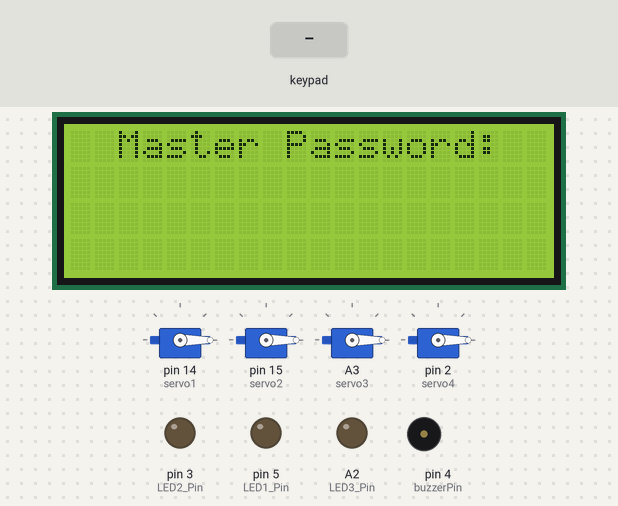
This sketch was run on a simulated Arduino Uno, built with avr-gcc and run on an emulated ATmega328P. Parts: 20×4 character LCD, 4 × servo, output pins drawn as LEDs (lit = HIGH), buzzer (waves = sounding, pin HIGH). The inputs (shaded band) are chosen by the test bench. What the sketch prints to the serial monitor is not drawn.

Above: at 4.3 s.
4.4 s: keypad keys 1 3 1 2 1 1 1 0 # pressed 0.4 s apart
At 7.3 s:
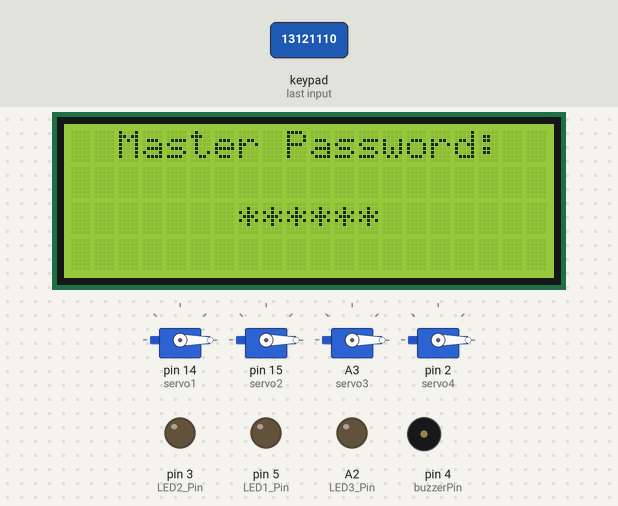
9.5 s: keypad keys 1 3 4 6 7 9 # pressed 0.4 s apart
At 12.6 s:
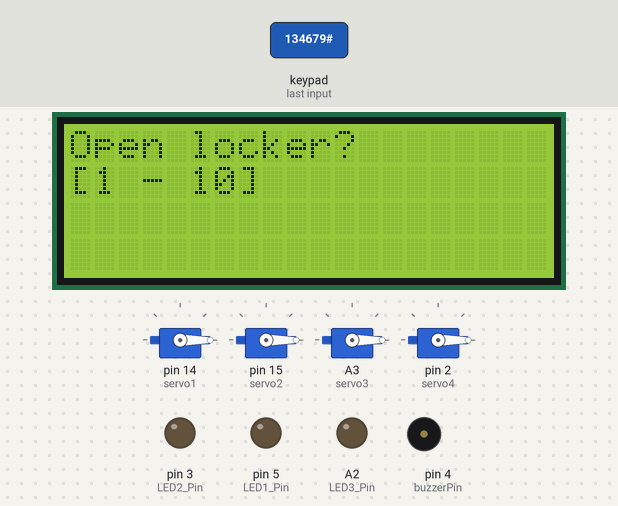
13.8 s: key 'A' pressed
At 15.0 s:
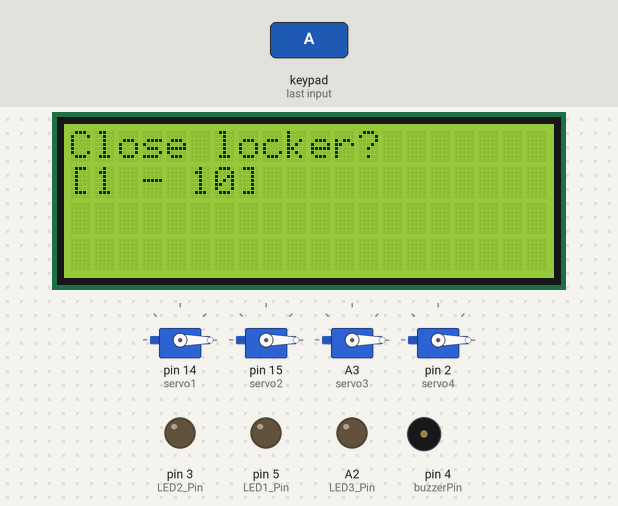
15.3 s: key 'B' pressed
At 15.6 s:
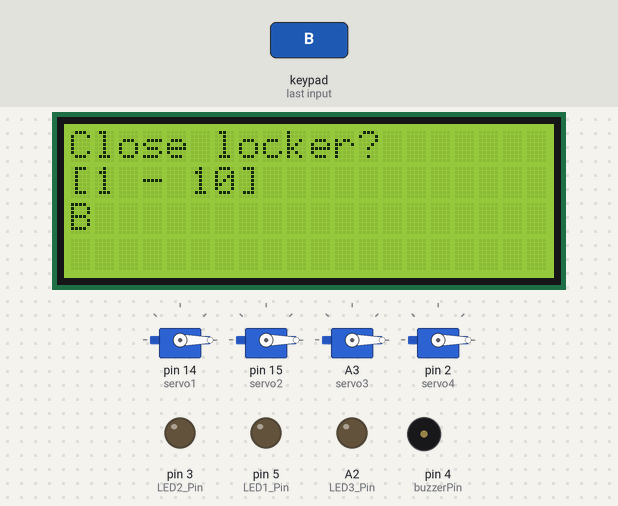
16.8 s: key 'C' pressed
18.3 s: keypad keys 1 3 4 6 7 9 * pressed 0.4 s apart
At 21.0 s:
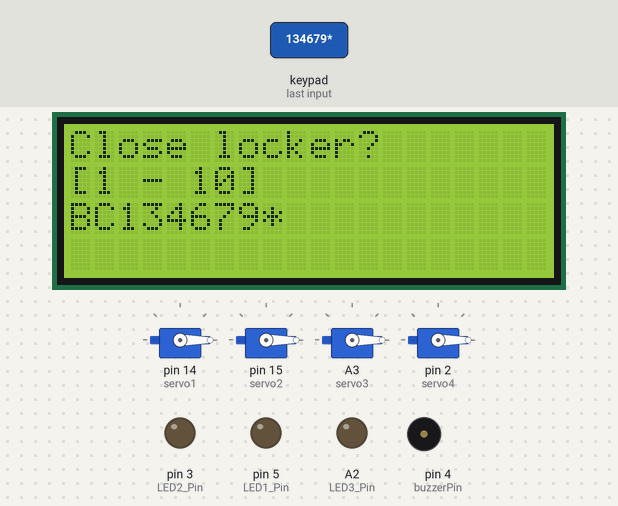
Timing chart, 0 to 22.5 s (numbered marks = the images above; inputs shaded):
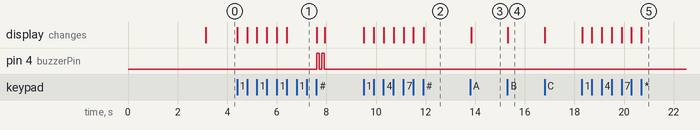

Measured:
- after the input at 4.4 s, pin 4 (buzzerPin): alternates HIGH for 0.10 s and LOW for 0.10 s, 4 changes in all, then stays LOW, starting after 3.2 s; the display: first changes at once (image 1 shows a later state)
- after the input at 9.5 s, the display: first changes at once (image 2 shows a later state)
- after the input at 13.8 s, the display: changes after 0.05 s (image 3)
- after the input at 15.3 s, the display: changes at once (image 4)
- after the input at 18.3 s, the display: first changes at once (image 5 shows a later state)

The sketch:

locker-controller-system.ino
```cpp
// Library untuk LCD-I2C, Keypad dan Servo
// Wajib import library ini
#include <Wire.h>
#include <LiquidCrystal_I2C.h>
#include <Keypad.h>
#include <Servo.h>

// Master Password
// Boleh adjust master password di sini
const char master_password[] = "134679";

// Keypad
// Untuk setting Rows dan Columns Keypad
const int ROWS = 4; //four rows
const int COLS = 4; //four columns

// Kedudukan nombor dan huruf dalam
// keypad - Matrix 2 dimensi
char keys[ROWS][COLS] = {
  {'1','2','3','A'},
  {'4','5','6','B'},
  {'7','8','9','C'},
  {'*','0','#','D'}
};

// Keypad pin ke arduino
// R1, R2, R3, R4, C1, C2, C3, C4
// Lihat gambar rajah Keypad Pinout 4x4
byte rowPins[ROWS] = {13, 12, 11, 10}; // connect to the row pinouts of the keypad
byte colPins[COLS] = {9, 8, 7, 6}; // connect to the column pinouts of the keypad

// Declare objek 'keypad' ke arah Library Keypad
Keypad keypad = Keypad(makeKeymap(keys), rowPins, colPins, ROWS, COLS);

// Set alamat LCD (Boleh guna code I2C Scanner untuk mengimbas alamat LCD)
int lcdAddress = 0x27;

// Menentukan LCD Rows dan Columns
int lcdColumns = 20;
int lcdRows = 4;

// Declare objek LCD
LiquidCrystal_I2C lcd(lcdAddress, lcdColumns, lcdRows);

// buzzer pin -> Arduino
const int buzzerPin = 4;

// LED Pin -> Arduino
const int LED1_Pin = 5;
const int LED2_Pin = 3;
const int LED3_Pin = A2;

// Servo Objek
Servo servo1;
Servo servo2;
Servo servo3;
Servo servo4;

void setup() {
  // Beritahu arduino yang kita set
  // Pin untuk buzzer sebagai output
  pinMode(buzzerPin, OUTPUT);

  // Beritahu arduino yang kita set
  // Pin untuk LED sebagai output
  pinMode(LED1_Pin, OUTPUT);
  pinMode(LED2_Pin, OUTPUT);
  pinMode(LED3_Pin, OUTPUT);

  // Declare objek 'keypad' ke arah Library Keypad
  Keypad keypad = Keypad(makeKeymap(keys), rowPins, colPins, ROWS, COLS);

  // Menghidupkan fungsi LCD
  lcd.init();

  // Mengaktifkan lampu LCD (backlight)
  lcd.backlight();

  // Set cursor LCD 0:0 dan print mesej
  lcd.setCursor(0, 0);
  lcd.print("Welcome to Locker");

  // Set cursor LCD 0:0 dan print mesej
  lcd.setCursor(0, 1);
  lcd.print("Controlled System");

  // Set cursor LCD 0:0 dan print mesej
  lcd.setCursor(0, 2);
  lcd.print("(-_-)");

  // Set cursor LCD 0:0 dan print mesej
  lcd.setCursor(2, 3);
  lcd.print("*** Loading ***");

  // Delay 3 saat
  delay(3000);

  // Kosongkan text pada LCD
  lcd.clear();

  // Mengaktifkan fungsi servo
  // mengikut pin yang ditetapkan
  servo1.attach(14); // pin 14
  servo1.write(0); // angle 0

  servo2.attach(15); // pin 15
  servo2.write(0); // angle 0

  servo3.attach(A3); // pin A3
  servo3.write(0); // angle 0

  servo4.attach(2); // pin A4
  servo4.write(0); // angle 0

  Serial.begin(9600); // Mulakan Serial Debugging pada Serial Monitor
}


// SYSTEM START
void loop() {

  // Set cursor 2:0 dan printkan
  // teks 'Master Password:'
  // lihat function - void lcd_show_keypad()
  lcd_show_keypad();

  // hadkan nombor pin sehingga 6 aksara
  // 0, 1, 2, 3, 4, 5 dan 6
  int nextColumn = 7;
  const int maxKeys = 7;
  char passwords[maxKeys];

  // mulakan urutan password dengan 0
  int keyIndex = 0;

  // while - true:
  // sentiasa loop code bahagian ini
  while (true) {

    // jika pengguna tekan sebarang kombinasi pada keypad
    // maka, arduino akan menghantar dan mencetak teks
    // pada LCD
    char key = keypad.getKey();

    if(key) {

      // jika pengguna menekan huruf 'C',
      // maka, kosongkan teks pada LCD
      // set semula urutan password kepada 0
      if(key == 'C') {
        lcd.clear();
        nextColumn = 7;
        keyIndex = 0;

        // Set semula cursor 2:0 dan cetak
        // teks 'Master Password:' pada LCD
        // lihat function - void lcd_show_keypad()
        lcd_show_keypad();
      }

      // jika pengguna menekan simbol '#',
      // maka, arduino akan mengesahkan master password
      // dengan kombinasi yang diberikan oleh
      // pengguna. Jika pengguna salah masukkan password,
      // maka, buzzer akan berbunyi dan sistem akan reset
      // semula memori supaya arduino tidak menyimpan sebarang
      // kombinasi yang ditekan oleh pengguna.
      // Jika pengesahan berjaya, maka sistem akan masuk
      // ke mod akses MASTER
      else if(key == '#'){

        if (keyIndex == sizeof(master_password) - 1) {

          if (strncmp(passwords, master_password, keyIndex) == 0) {

            Serial.println("Admin access granted!");
            master();

          } else {

            keyIndex = 0;
            password_error();
          }

          keyIndex = 0;
        }

        // jika pengguna tidak masukkan sebarang kombinasi,
        // lalu mereka menekan '#'.
        // bunyikan buzzer dan reset memori arduino supaya
        // LCD dan keypad kosong
        else {
          keyIndex = 0;
          password_error();
        }
      }

      else {

        // Setiap kali pengguna menekan kombinasi
        // selain dari 'C' dan '#', paparkan
        // kombinasi tersebut ke LCD dan
        // simpan kombinasi tersebut ke memori arduino
        if (keyIndex < maxKeys - 1) {

          passwords[keyIndex] = key;
          keyIndex++;

          for (int i = 0; i < keyIndex; i++) {
            Serial.print(passwords[i]);
          }

          lcd.setCursor(nextColumn, 2);
          lcd.print("*");
          nextColumn++;
        }
      }

      Serial.println();
    }
  }
}

// Fungsi untuk PASSWORD ERROR
// Reset LCD
// Bunyikan buzzer
// Kembali ke halaman utama
void password_error() {
  lcd.clear();
  sound_error();
  loop();
}

// FUNGSI UNTUK HALAMAN UTAMA
// Set cursor 2:0 dan printkan
// teks 'Master Password:'
void lcd_show_keypad() {
  lcd.setCursor(2, 0);
  lcd.print("Master Password:");
}

// FUNGSI UNTUK BUNYI BUZZER
// Boleh diolahkan cara bunyi mengikut
// kesesuaian
void sound_error(){
  digitalWrite(buzzerPin, HIGH);
  delay(100);
  digitalWrite(buzzerPin, LOW);
  delay(100);
  digitalWrite(buzzerPin, HIGH);
  delay(100);
  digitalWrite(buzzerPin, LOW);
}

// MOD / ZON MASTER
// ----------------------
void master(){
  Serial.println("Entering master mode...");
  lcd.clear(); // kosongkan LCD

  // mulakan urutan bacaan locker
  int lockerKeyIndex = 0;
  char lockerNumber[lockerKeyIndex];

  // sentiasa jalankan proses dibawah
  while(true){
    char key = keypad.getKey();

    // paparkan 'Open Locker?' di LCD
    // [1 - 10]
    lcd.setCursor(0, 0);
    lcd.print("Open locker?");
    lcd.setCursor(0, 1);
    lcd.print("[1 - 10]");

    if(key){

      // UNTUK LOGOUT DARI MASTER DAN
      // KEMBALI KE SKRIN UTAMA
      // Jika pengguna menekan 'D',
      // maka kosongkan LCD
      // dan kembali ke skrin utama
      if(key == 'D'){
        lcd.clear();
        loop();
      }

      // UNTUK BERALIH KE MOD CLOSE LOCKER
      // Jika pengguna menekan 'A',
      // set mod ke CLOSE LOCKER
      else if(key == 'A') {
        close_locker();
      }

      else {

        // Jika pengguna menekan '#',
        // bermaksud pengguna telah mengesahkan nombor locker
        // dan mula membuka locker
        if(key == '#'){
          lockerNumber[lockerKeyIndex] = '\0';
          int enteredNumber = atoi(lockerNumber);

          // jika pengguna salah memasukkan nombor locker,
          // bunyikan buzzer. Jika betul, mula bukakan locker
          if (enteredNumber >= 1 && enteredNumber <= 10) {
            Serial.print("You pressed: ");
            Serial.println(enteredNumber);
            open_locker(enteredNumber);

          } else {
            sound_error();
          }

          // Reset memori ke 0 untuk locker seterusnya
          lockerKeyIndex = 0;
          memset(lockerNumber, 0, sizeof(lockerNumber));
        }

        else {
          // Paparkan nombor locker yang
          // pengguna masukkan
          lockerNumber[lockerKeyIndex] = key;
          lockerKeyIndex++;
          lcd.setCursor(lockerKeyIndex - 1, 2);
          lcd.print(key);
        }
      }
    }
  }
}

// OPEN LOCKER
// ------------
// 1. Arahkan servo ke 90 darjah
// 2. Nyalakan LED
// 3. Delay 1 saat
void open_locker(int lockerNumber){
  if(lockerNumber == 1){
    servo1.write(90);
    digitalWrite(LED1_Pin, HIGH);
    delay(1000);
  }

  else if(lockerNumber == 2) {
    servo2.write(90);
    digitalWrite(LED2_Pin, HIGH);
    delay(1000);
  }

  else if(lockerNumber == 3) {
    servo3.write(90);
    digitalWrite(LED3_Pin, 255);
    delay(1000);
  }

  else if(lockerNumber == 4) {
    servo4.write(90);
    // digitalWrite(LED3_Pin, 255);
    delay(1000);
  }
}

// MOD CLOSE LOCKER
// -----------------------
void close_locker(){

  // Set urutan awal nombor locker
  int lockerKeyIndex = 0;
  char lockerNumber[lockerKeyIndex];

  // Kosongkan LCD, reset cursor LCD dan
  // paparkan 'Close Locker?' dan
  // nombor locker 1-10
  lcd.clear();
  lcd.setCursor(0, 0);
  lcd.print("Close locker?");
  lcd.setCursor(0, 1);
  lcd.print("[1 - 10]");

  while(true) {
    char key = keypad.getKey();

    if(key) {

      // Jika pengguna menekan '#',
      // bermaksud pengguna telah mengesahkan nombor locker
      // dan mula menutup locker
      if(key == '#') {
        lockerNumber[lockerKeyIndex] = '\0';
        int enteredNumber = atoi(lockerNumber);

        // jika pengguna salah memasukkan nombor locker,
        // bunyikan buzzer. Jika betul, mula tutup locker
        if (enteredNumber >= 1 && enteredNumber <= 10) {
          Serial.print("You pressed: ");
          Serial.println(enteredNumber);
          // Perform actions for valid number

          close_locker_servo(enteredNumber);

        } else {
          sound_error();
        }

        // Reset memori ke 0 untuk locker seterusnya
        lockerKeyIndex = 0;
        memset(lockerNumber, 0, sizeof(lockerNumber));
      }

      // Di mod CLOSE LOCKER, jika pengguna masukkan 'D',
      // pengguna akan keluar dari mod CLOSE LOCKER
      // dan paparkan mod OPEN LOCKER
      else if(key == 'D') {
        master();
      }

      else {
        // Paparkan nombor locker yang
        // pengguna masukkan
        lockerNumber[lockerKeyIndex] = key;
        lockerKeyIndex++;
        lcd.setCursor(lockerKeyIndex - 1, 2);
        lcd.print(key);
      }
    }
  }
}


// CLOSE LOCKER
// ------------
// 1. Arahkan servo ke 0 darjah
// 2. Padamkan LED
// 3. Delay 1 saat
void close_locker_servo(int lockerNumber) {
  if(lockerNumber == 1) {
    servo1.write(0);
    digitalWrite(LED1_Pin, LOW);
    delay(1000);
  }

  else if(lockerNumber == 2) {
    servo2.write(0);
    digitalWrite(LED2_Pin, LOW);
    delay(1000);
  }

  else if(lockerNumber == 3) {
    servo3.write(0);
    digitalWrite(LED3_Pin, 0);
    delay(1000);
  }

  else if(lockerNumber == 4) {
    servo4.write(0);
    // digitalWrite(LED3_Pin, 0);
    delay(1000);
  }
}
```
